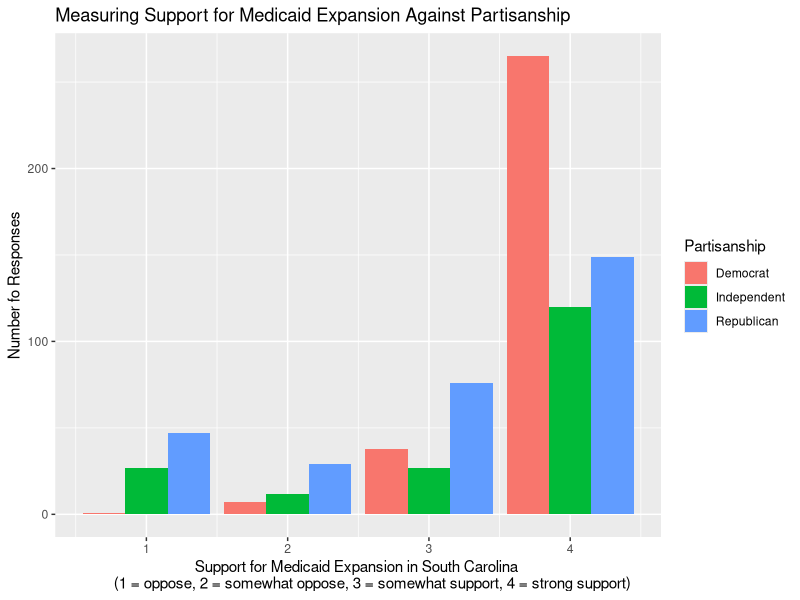
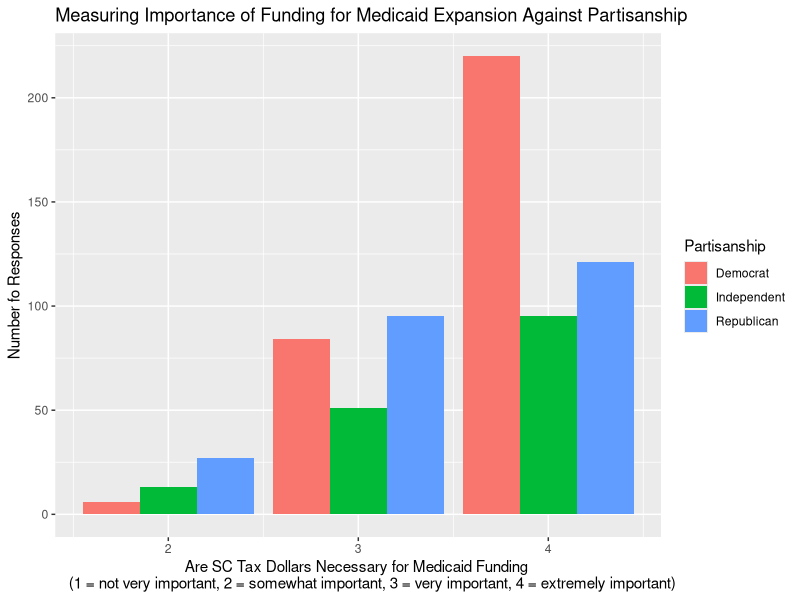

The R source for these figures, in order:
## ---- chunk 1
library(tidyverse)

medicaid <- read_csv("data/medicaid.csv") |>
  rename(Partisanship = d8) |>
  filter(Partisanship != "Don't know or refused [DO NOT READ]",
         Partisanship != "Something else")

## ---- chunk 2
medicaid <- medicaid |>
  mutate(q6_new = case_when(q6 == "Strongly support" ~ 4,
               q6 == "Somewhat support" ~ 3,
               q6 == "Somewhat oppose" ~ 2,
               q6 == "Strongly oppose" ~ 1,
               q6 == "Don't know or refused [DO NOT READ] Neither support or oppose [DO NOT READ]" ~ NA,
               TRUE ~ NA_real_)) |>
  drop_na(q6_new) |>
  rename(level_of_support = q6_new)

## ---- chunk 3
library(knitr)
support_table <- medicaid |> 
  count(level_of_support) |>
  pivot_wider(names_from = level_of_support,
              values_from = n,
              names_prefix = "Support_Level_") 
kable(support_table, caption = "Number of Responses for Each Assigned Level of Support for Medicaid Expansion")
## ---- chunk 4
partisanship_plot <- ggplot(data = medicaid,
                        mapping = aes(x = level_of_support, fill = Partisanship)) +
  geom_bar(position = "dodge") + 
  labs(title = "Measuring Support for Medicaid Expansion Against Partisanship",
       x = "Support for Medicaid Expansion in South Carolina 
       (1 = oppose, 2 = somewhat oppose, 3 = somewhat support, 4 = strong support)",
       y = "Number fo Responses")
partisanship_plot
## ---- chunk 5
library(broom)
library(knitr)

medicaid$Partisanship <- as.factor(medicaid$Partisanship)

model <- lm(level_of_support ~ Partisanship, data = medicaid)

regression_table <- tidy(model)
kable(regression_table, col.names = c("Term", "Estimate", "Std. Error", "t value", "p value"),
      caption = "Regression Results: Support Based on Partisanship")
## ---- chunk 6
medicaid <- medicaid |>
  mutate(q5_new = case_when(q5 == "Extremely important" ~ 4,
               q5 == "Very important" ~ 3,
               q5 == "Somewhat important" ~ 2,
               q5 == "Not very or not at all important" ~ 1,
               q5 == "Don't know or refused [DO NOT READ]" ~ NA,
               TRUE ~ NA_real_)) |>
  drop_na(q5_new) |>
  rename(tax_dollars = q5_new)

## ---- chunk 7
tax_dollars_table <- medicaid |> 
  count(tax_dollars) |>
  pivot_wider(names_from = tax_dollars,
              values_from = n,
              names_prefix = "Monetary_Support_Level_") 
kable(tax_dollars_table, caption = "Number of Responses for Each Assigned Level of Support 
      for Funding Medicaid from SC Tax Dollars (lowest [1] to highest [5]")

## ---- chunk 8
funding_plot <- ggplot(data = medicaid,
                        mapping = aes(x = tax_dollars, fill = Partisanship)) +
  geom_bar(position = "dodge") + 
  labs(title = "Measuring Importance of Funding for Medicaid Expansion Against Partisanship",
       x = "Are SC Tax Dollars Necessary for Medicaid Funding 
       (1 = not very important, 2 = somewhat important, 3 = very important, 4 = extremely important)",
       y = "Number fo Responses")
funding_plot
